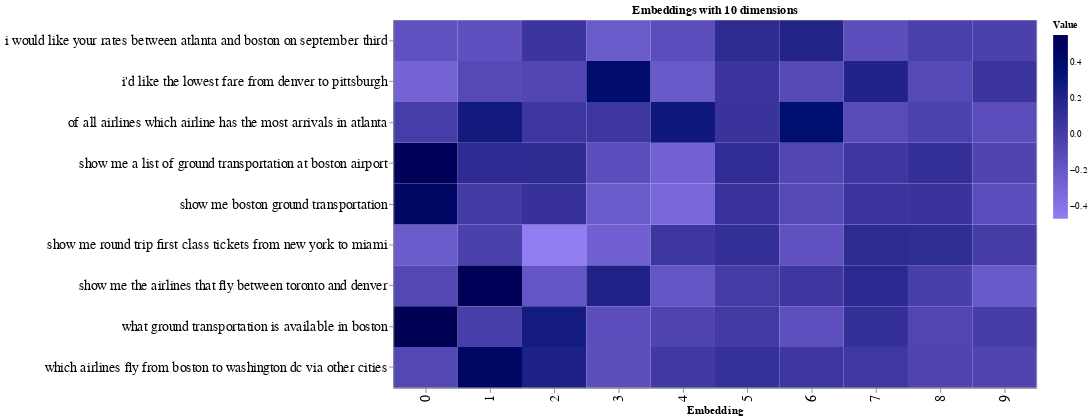

The code cell stored with this chart in its notebook:
### Code cell
# Step 3: Visualize Embeddings on a Heatmap

# Function to return the principal components
def get_pc(arr, n):
    pca = PCA(n_components=n)
    embeds_transform = pca.fit_transform(arr)
    return embeds_transform

# Reduce embeddings to 10 principal components to aid visualization
embeds = np.array(df['query_embeds'].tolist())
embeds_pc = get_pc(embeds, 10)

# Set sample size to visualize
sample = 9

# Reshape the data for visualization purposes
source = pd.DataFrame(embeds_pc)[:sample]
source = pd.concat([source,df['query']],axis=1)
source = source.melt(id_vars=['query'])

# Configure the plot
chart = alt.Chart(source).mark_rect().encode(
    x=alt.X('variable:N', title="Embedding"),
    y=alt.Y('query:N', title='',axis=alt.Axis(labelLimit=500)),
    color=alt.Color('value:Q', title="Value", scale=alt.Scale(
                range=["#917EF3", "#000000"]))
)

result = chart.configure(background='#ffffff'
        ).properties(
        width=700,
        height=400,
        title='Embeddings with 10 dimensions'
       ).configure_axis(
      labelFontSize=15,
      titleFontSize=12)

# Show the plot
result

### Figure 1 — Vega-Lite specification as saved in the notebook (floating-point values rounded to 4 significant figures; data arrays with more than 128 entries replaced by an {"elided": "..."} marker saying what was removed)
{"config": {"view": {"continuousWidth": 300, "continuousHeight": 300}, "axis": {"labelFontSize": 15, "titleFontSize": 12}, "background": "#ffffff"}, "data": {"name": "data-5b5559be5cf65ecbdb1d3c9ec6cde11d"}, "mark": {"type": "rect"}, "encoding": {"color": {"field": "value", "scale": {"range": ["#917EF3", "#000000"]}, "title": "Value", "type": "quantitative"}, "x": {"field": "variable", "title": "Embedding", "type": "nominal"}, "y": {"axis": {"labelLimit": 500}, "field": "query", "title": "", "type": "nominal"}}, "height": 400, "title": "Embeddings with 10 dimensions", "width": 700, "$schema": "https://vega.github.io/schema/vega-lite/v5.20.1.json", "datasets": {"data-5b5559be5cf65ecbdb1d3c9ec6cde11d": {"elided": "910 records"}}}
